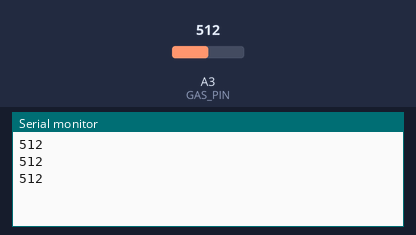
Recording of a sketch running on a simulated Arduino Uno, built with avr-gcc and run on an emulated ATmega328P. Parts: the last lines printed to the serial monitor. The test bench sets the inputs (shaded band); at power-on: A3 (GAS_PIN) = 512.

Above: at 1.3 s.
1.4 s: A3 (GAS_PIN) set to 716
At 1.9 s:
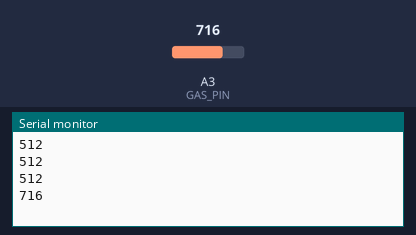
2.9 s: A3 (GAS_PIN) set to 900
At 3.4 s:
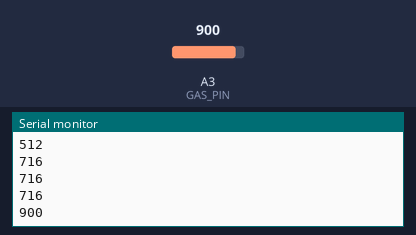
Timing chart, 0 to 5.9 s (numbered marks = the images above; inputs shaded):
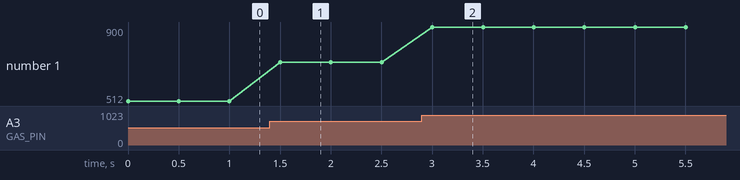

The sketch:

Lesson13_ExploreMQ2Sensor.ino
```cpp
// Complete lesson example. See the kit guide for pin and wiring details.
const int GAS_PIN = A3;
void setup() {
  Serial.begin(9600);
}
void loop() {
  Serial.println(analogRead(GAS_PIN));
  delay(500);
}
```

Measured:
- after the input at 1.4 s, the serial monitor: prints a new line after 0.10 s (image 1)
- after the input at 2.9 s, the serial monitor: prints a new line after 0.10 s (image 2)
- plotted number 1: 512 → 716 after the input at 1.4 s, 716 → 900 after the input at 2.9 s
